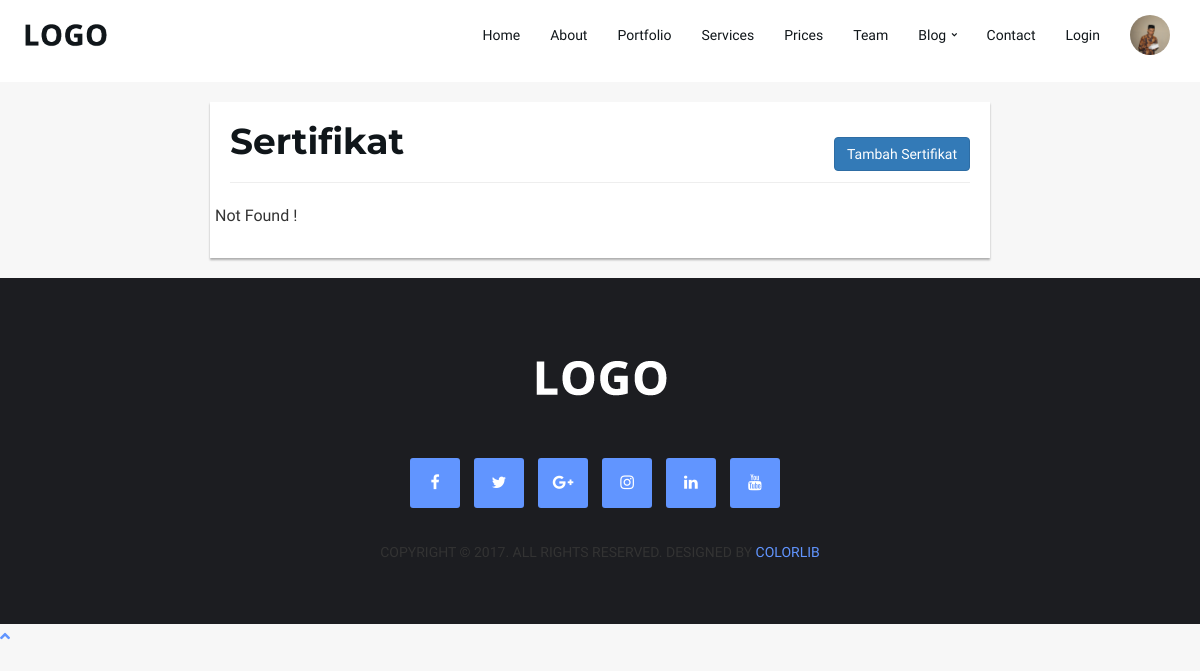
The page /sertifikat on the database as committed earlier.
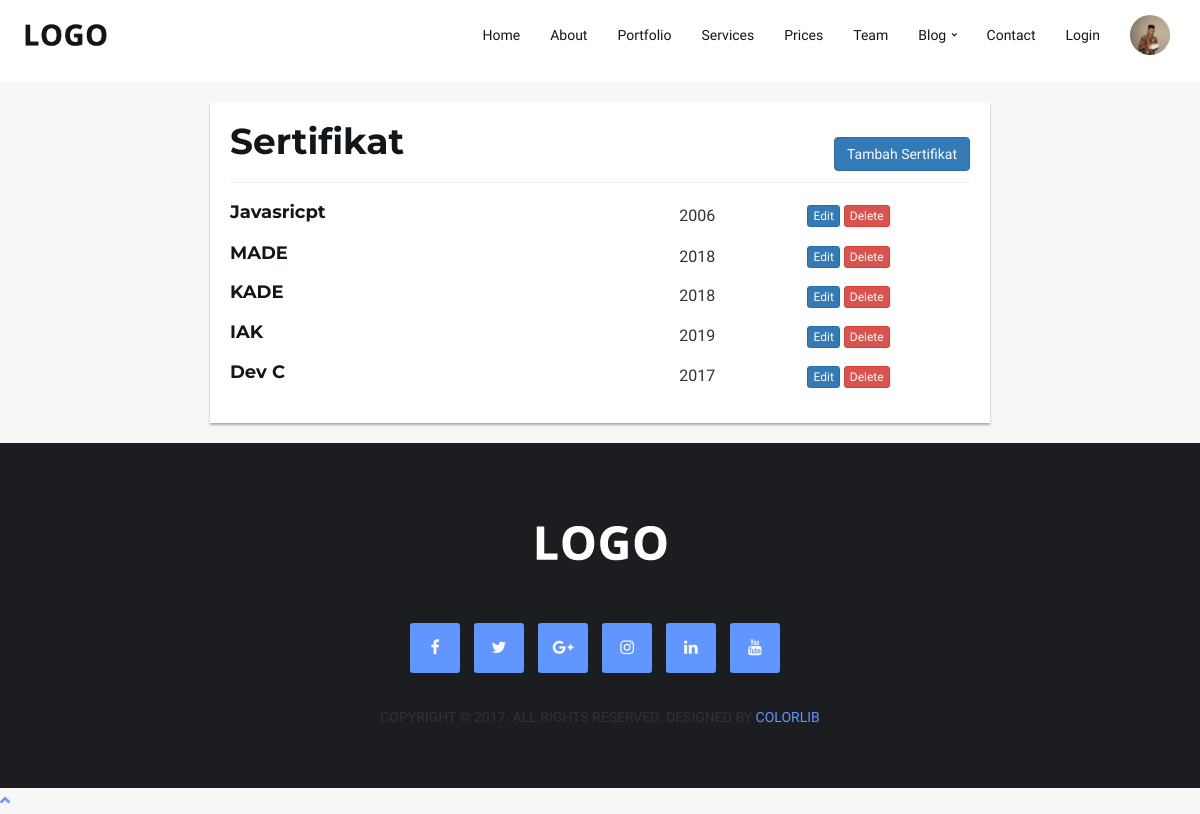
The same page on the database as committed later.
### tables this page shows
CREATE TABLE `sertifikat` (
  `id_sertifikat` int(10) NOT NULL,
  `id_user` varchar(10) NOT NULL,
  `nama_sertifikat` varchar(50) NOT NULL,
  `tahun` year(4) NOT NULL,
  `created_at` timestamp NOT NULL DEFAULT CURRENT_TIMESTAMP,
  `modified_at` timestamp NOT NULL DEFAULT CURRENT_TIMESTAMP
);

### application/controllers/Member.php (called while the page is built, shortened)
<?php
class Member extends CI_Controller
{
    public function __construct()
    {
        $this->load->model('Member_model');
    }
    public function getAllSertifikat($id_user = '1')
    {
        $data['title'] = 'Bio Project';
        $data['member'] = $this->Member_model->getMember('id_user', $id_user);
        $data['sertifikat'] = $this->Member_model->getAllDataWhere('sertifikat', 'id_user', $id_user);
        $this->load->view('partials/user/header', $data);
        $this->load->view('member/sertifikat', $data);
        $this->load->view('partials/user/footer');
    }
}

### index.php (called while the page is built, shortened)
<?php
require_once BASEPATH.'core/CodeIgniter.php';

### application/models/Member_model.php (called while the page is built, shortened)
<?php
class Member_model extends CI_Model
{
    public function getAllDataWhere($table, $key, $value)
    {
        $this->db->where($key, $value);
        $query = $this->db->get($table);
        return $query->result_array();
    }
    public function getMember($key, $value)
    {
        $this->db->where([$key => $value]);
        $this->db->join('kecamatan', 'kecamatan.id_kec = member.id_kec');
        $this->db->join('kabupaten', 'kabupaten.id_kab = member.id_kab');
        $this->db->join('provinsi', 'provinsi.id_prov = member.id_prov');
        $this->db->from('member');
        $query = $this->db->get();
        return $query->row_array();
    }
}

### application/views/member/sertifikat.php (the view, shortened to what this page needs)
<section id="sertifikat">
    <div class="container">
        <div class="row">
            <div class="col-md-8 col-md-offset-2 col-xs-10 col-xs-offset-1 content">
                <h2>Sertifikat</h2>
                <hr>
                <a id="btn-create-sertifikat" class="btn btn-primary" style="float:right; margin-top: -66px;">
                    Tambah Sertifikat </a>
                <div class="row">
                    <?php if (!empty($sertifikat)) :?>
                    <?php foreach ($sertifikat as $s) : ?>
                    <div class="col-md-7 col-xs-7">
                        <h4><?= $s['nama_sertifikat']?></h4>
                    </div>
                    <div class="col-md-2 col-xs-2">
                        <p><?= $s['tahun']?></p>
                    </div>
                    <div class="col-md-3 col-xs-3">
                        <a class="btn btn-xs btn-primary btn-update-sertifikat" data-toggle="modal" data-target="btn-sertifikat" data-id="<?=$s['id_sertifikat']?>"> Edit </a>
                        <a href="delete-sertifikat/<?=$s['id_sertifikat']?>" class="btn btn-xs btn-danger mb-2"
                            onclick="return confirm('Anda yakin ingin menghapus data sertifikat <?= $s['nama_sertifikat']?> ?');"> Delete </a>
                    </div>
                    <?php endforeach;?>
                    <?php else : ?>
                    <p>Not Found !</p>
                    <?php endif;?>
                </div>
            </div>
        </div>
    </div>
</section>

Rows that differ between the two databases and show on the page:
added sertifikat: nama_sertifikat "Javasricpt", tahun "2006"
added sertifikat: nama_sertifikat "MADE", tahun "2018"
added sertifikat: nama_sertifikat "KADE", tahun "2018"
added sertifikat: nama_sertifikat "IAK", tahun "2019"
added sertifikat: nama_sertifikat "Dev C", tahun "2017"
Other text that changed with them:
text no longer shown: "Not Found !"
